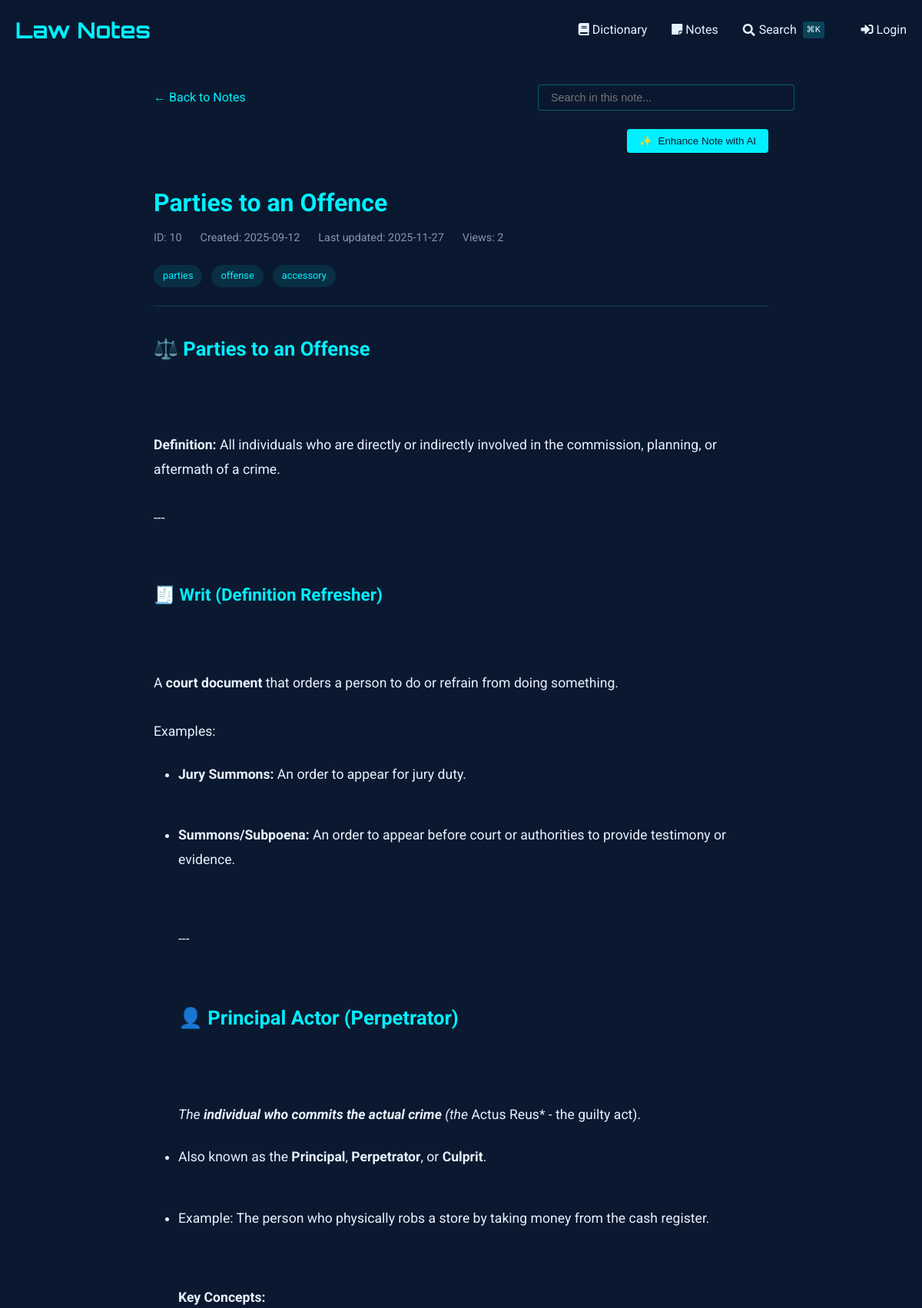
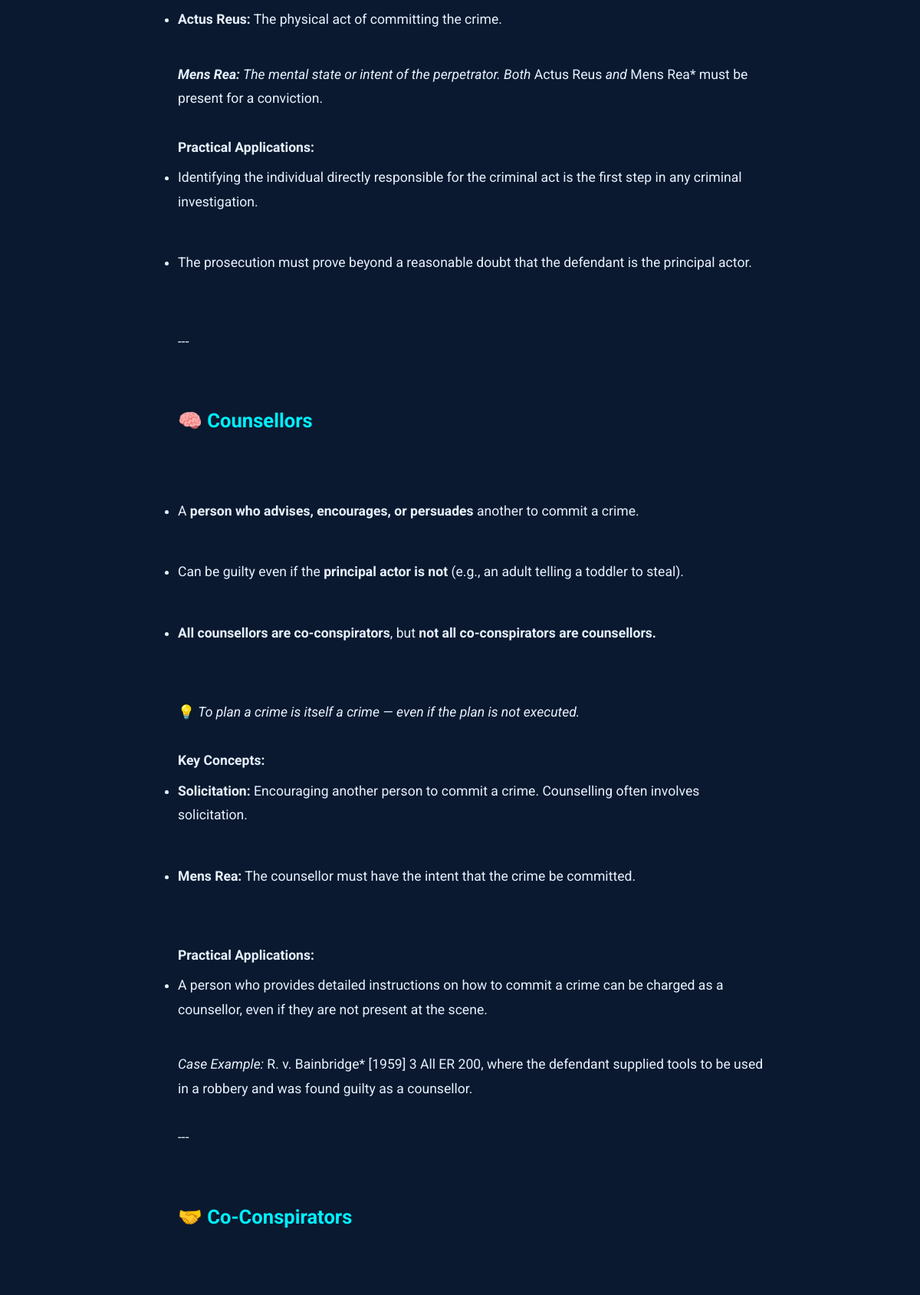
Page /notes/view/10 (upper part) on the committed database (2 pictures, top to bottom).
### tables this page shows
CREATE TABLE notes (
    id INTEGER PRIMARY KEY AUTOINCREMENT,
    title TEXT NOT NULL,                -- short title for the note
    content TEXT NOT NULL,              -- the full note text
    unit_number INTEGER,                -- optional: to group with course units
    tags TEXT,                          -- comma-separated or JSON for filtering/search
    related_entries TEXT,               -- store glossary ids (e.g., "1,4,5") for cross-linking
    created_at TIMESTAMP DEFAULT CURRENT_TIMESTAMP,
    last_updated TIMESTAMP DEFAULT CURRENT_TIMESTAMP,
    views INTEGER DEFAULT 0,            -- track popularity
    is_favorite BOOLEAN DEFAULT 0,      -- quick flag for starred notes
    comments TEXT                       -- optional: your own thoughts or annotations
, has_worksheet BOOLEAN DEFAULT 0);

### notes_routes.py (the view, shortened to what this page needs)
@notes_bp.route('/view/<int:note_id>')
def view_note(note_id):
    db = SQL("sqlite:///notes.db")
    note = db.execute("""
        SELECT *,
               strftime('%Y-%m-%d', created_at) as created_date,
               strftime('%Y-%m-%d', last_updated) as last_updated
        FROM notes
        WHERE id = :id
    """, id=note_id)
    if not note:
        abort(404)
    note = note[0]
    db.execute("""
        UPDATE notes
        SET views = COALESCE(views, 0) + 1
        WHERE id = :id
    """, id=note_id)
    content = note['content']
    content = re.sub(r'^# (.*?)$', r'<h1>\1</h1>', content, flags=re.MULTILINE)
    content = re.sub(r'^## (.*?)$', r'<h2>\1</h2>', content, flags=re.MULTILINE)
    content = re.sub(r'^### (.*?)$', r'<h3>\1</h3>', content, flags=re.MULTILINE)
    content = re.sub(r'\*\*(.*?)\*\*', r'<strong>\1</strong>', content)
    content = re.sub(r'\*(.*?)\*', r'<em>\1</em>', content)
    content = re.sub(r'^\s*[-*] (.*?)$', r'<li>\1</li>', content, flags=re.MULTILINE)
    content = re.sub(r'(<li>.*</li>)', r'<ul>\1</ul>', content, flags=re.DOTALL)
    content = re.sub(r'^> (.*?)$', r'<blockquote>\1</blockquote>', content, flags=re.MULTILINE)
    content = content.replace('\n', '<br>')
    content = re.sub(
        r'<aside>\s*💡\s*(.*?)\s*</aside>',
        r'<div class="callout"><div class="callout-emoji">💡</div><div class="callout-content">\1</div></div>',
        content,
        flags=re.DOTALL
    )
    sections = re.split(r'(<h[1-3]>.*?</h[1-3]>)', content)
    processed_sections = []
    for i, section in enumerate(sections):
        if section.startswith('<h'):
            processed_sections.append(section)
        elif section.strip():
            if not any(tag in section for tag in ['<p>', '<ul>', '<ol>', '<blockquote>', '<div class="callout">']):
                section = f'<p>{section}</p>'
            processed_sections.append(section)
    processed_content = '\n'.join(processed_sections)
    related_entries = []
    worksheet_images = []
    if note.get('has_worksheet'):
        worksheet_images = get_worksheet_images(note_id)
    return render_template('notes/view.html',
                         note=note,
                         content=processed_content,
                         related_entries=related_entries,
                         worksheet_images=worksheet_images)

### sql.py (called while the page is built, shortened)
def _enable_logging(f):
    import logging
    import functools
    import os
    @functools.wraps(f)
    def decorator(*args, **kwargs):
        try:
            import flask
        except ModuleNotFoundError:
            return f(*args, **kwargs)
        disabled = logging.getLogger("cs50").disabled
        if flask.current_app and os.getenv("FLASK_ENV") == "development":
            logging.getLogger("cs50").disabled = False
        try:
            return f(*args, **kwargs)
        finally:
            logging.getLogger("cs50").disabled = disabled
    return decorator

def _parse_placeholder(token):
    import re
    import sqlparse
    if (
        not isinstance(token, sqlparse.sql.Token)
        or token.ttype != sqlparse.tokens.Name.Placeholder
    ):
        raise TypeError()
    if token.value == "?":
        return "qmark", None
    matches = re.search(r"^:([1-9]\d*)$", token.value)
    if matches:
        return "numeric", int(matches.group(1)) - 1
    matches = re.search(r"^:([a-zA-Z]\w*)$", token.value)
    if matches:
        return "named", matches.group(1)

    def __del__(self):
        self._disconnect()

    def _disconnect(self):
        if hasattr(_data, self._name()):
            getattr(_data, self._name()).close()
            delattr(_data, self._name())

    def _name(self):
        return str(hash(self))

        def connect(dbapi_connection, connection_record):
            try:
                if isinstance(
                    dbapi_connection, sqlite3.Connection
                ):  # If back end is sqlite
                    cursor = dbapi_connection.cursor()
                    cursor.execute("PRAGMA foreign_keys=ON")
                    cursor.close()
            except:
                pass

### templates/notes/view.html (shortened to what this page needs)
{% extends "notes/base.html" %}
{% block content %}
<div class="container" style="max-width: 800px; margin: 0 auto;">
    <div style="margin-bottom: 1.5rem; display: flex; justify-content: space-between; align-items: center; flex-wrap: wrap; gap: 1rem;">
        <a href="{{ url_for('notes.index') }}" style="color: var(--primary); text-decoration: none; display: inline-flex; align-items: center;">
            ← Back to Notes
        </a>
        <div class="search-container" style="position: relative; max-width: 300px; width: 100%;">
            <input type="text" id="noteSearch" placeholder="Search in this note..."
                   style="width: 100%; padding: 0.5rem 1rem; background: rgba(10, 25, 47, 0.7);
                          border: 1px solid rgba(0, 240, 255, 0.3); border-radius: 4px;
                          color: #e6f1ff; font-size: 0.9rem;">
        </div>
    </div>
    <div id="enhanceControls" style="margin-bottom: 1.5rem; display: flex; justify-content: flex-end; gap: 1rem;">
        <button id="enhanceNoteBtn" class="btn btn-primary" style="background: var(--primary); color: #0a192f; border: none; padding: 0.5rem 1rem; border-radius: 4px; cursor: pointer; font-weight: 500; display: flex; align-items: center; gap: 0.5rem;">
            <span id="enhanceIcon">✨</span> Enhance Note with AI
        </button>
    </div>
    <article class="note">
        <header class="note-header">
            <h1 class="note-title">
                {{ note.title }}
            </h1>
            <div class="note-meta">
                <span>ID: {{ note.id }}</span>
                <span>Created: {{ note.created_date }}</span>
                <span>Last updated: {{ note.last_updated }}</span>
                <span>Views: {{ note.views or 0 }}</span>
            </div>
            {% if note.tags %}
            <div class="note-tags" style="margin-top: 1rem;">
                {% for tag in note.tags.split(',') %}
                    <span class="tag">{{ tag.strip() }}</span>
                {% endfor %}
            </div>
            {% endif %}
        </header>
        <div class="note-content">
            {{ content|safe }}
        </div>
    </article>
</div>
{% endblock %}

### templates/dictionary/base.html (style rules this page uses)
:root { --primary: #00f0ff; --bg-dark: #0a192f; --text: #e6f1ff; --success: #2ecc71; --error: #e74c3c; }
body { font-family: 'Roboto', sans-serif; background-color: var(--bg-dark); color: var(--text); line-height: 1.6; margin: 0; padding: 0; }
.container { max-width: 1200px; margin: 0 auto; padding: 0 20px; }
header { background: rgba(10, 25, 47, 0.9); padding: 1rem 0; }
.btn { display: inline-block; padding: 0.6rem 1.5rem; background: var(--primary); color: #000; border: none; border-radius: 4px; cursor: pointer; text-decoration: none; font-weight: 500; transition: all 0.3s; }

### templates/notes/view.html (style rules this page uses)
.note-header { margin-bottom: 2rem; padding-bottom: 1rem; border-bottom: 1px solid rgba(0, 240, 255, 0.2); }
.note-title { color: var(--primary); margin: 0 0 0.5rem 0; font-size: 2rem; font-weight: 700; }
.note-meta { display: flex; gap: 1.5rem; color: #8892b0; font-size: 0.9rem; margin-bottom: 1.5rem; }
.note-content { font-size: 1.1rem; line-height: 1.8; color: #e6f1ff; }
.note-content h1, .note-content h2, .note-content h3, .note-content h4, .note-content h5, .note-content h6 { color: var(--primary); margin-top: 2rem; margin-bottom: 1rem; }
.note-content h2 { font-size: 1.6rem; }
.note-content h3 { font-size: 1.4rem; }
.note-content p { margin: 1.5rem 0; }
.note-content ul, .note-content ol { margin: 1.5rem 0; padding-left: 2rem; }
.note-content li { margin: 0.5rem 0; }
.tag { display: inline-block; background: rgba(0, 240, 255, 0.1); color: var(--primary); padding: 0.25rem 0.75rem; border-radius: 20px; font-size: 0.8rem; margin-right: 0.5rem; margin-bottom: 0.5rem; }

### rows in the picture
notes: title "Parties to an Offence", id "10", views "2"

### other values in the picture
{{ note.created_date }} "2025-09-12"
{{ note.last_updated }} "2025-11-27"
{{ tag.strip() }} "parties" "offense" "accessory"
